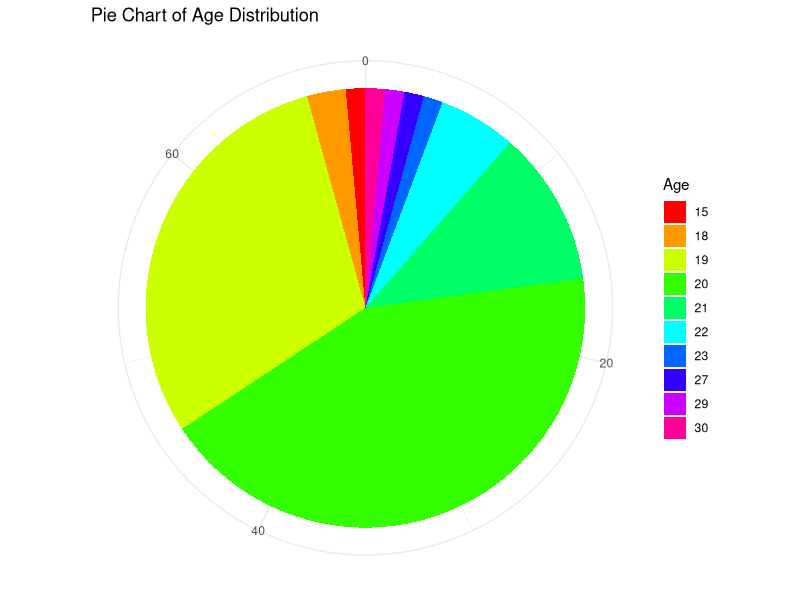
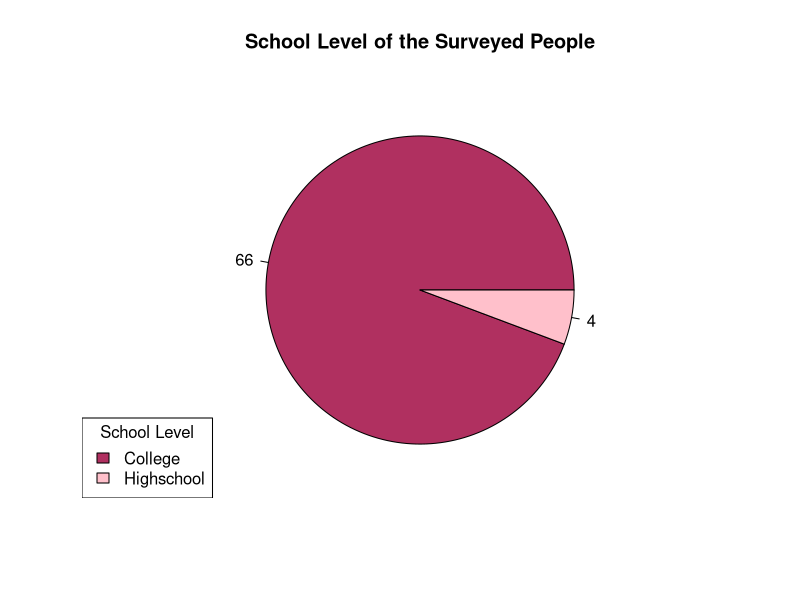
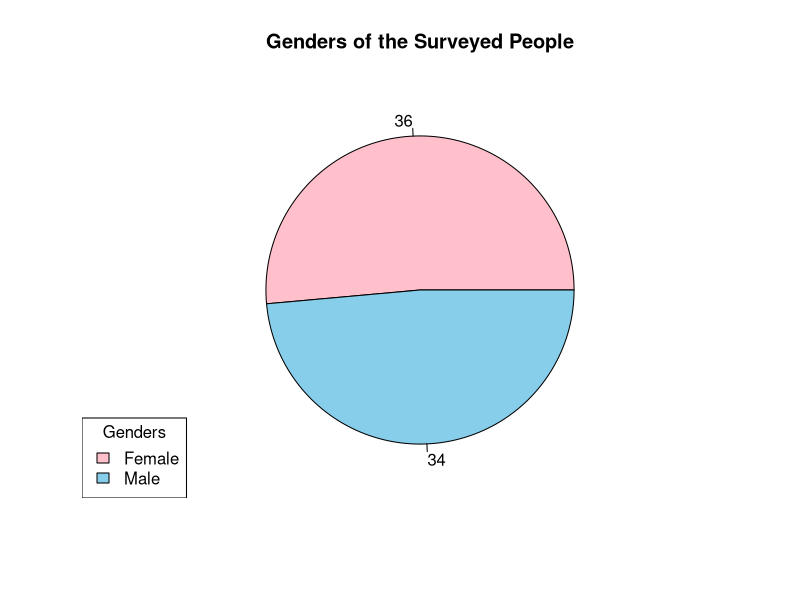
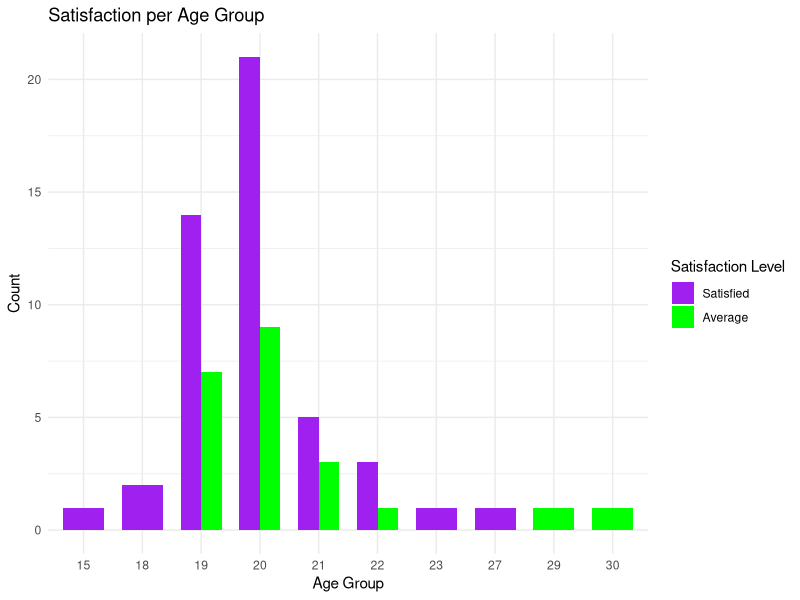
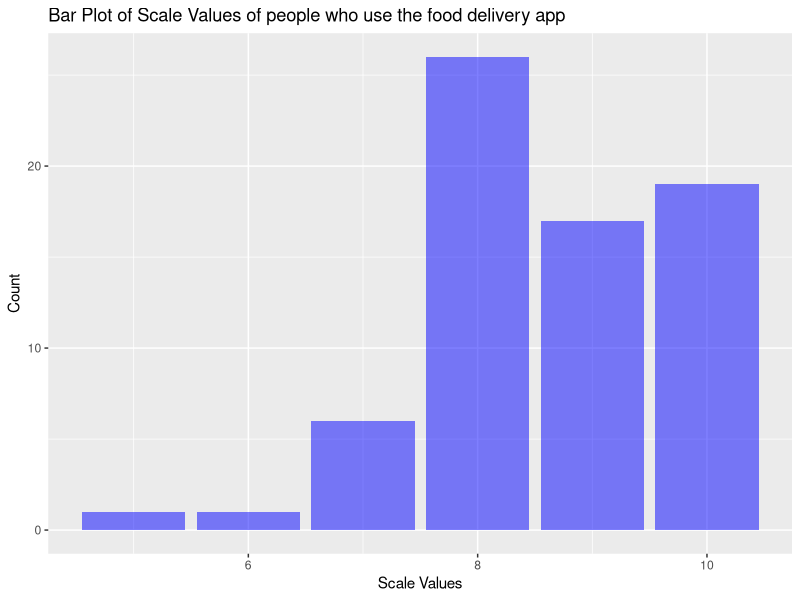
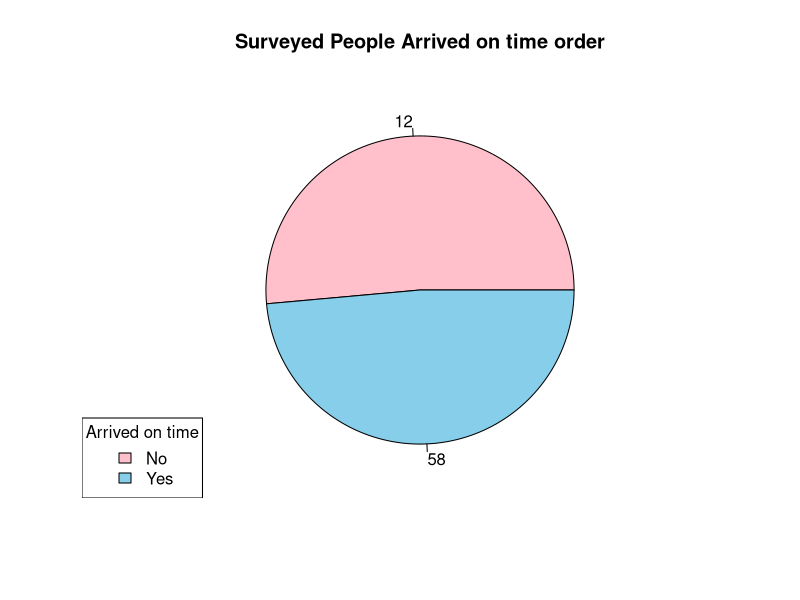
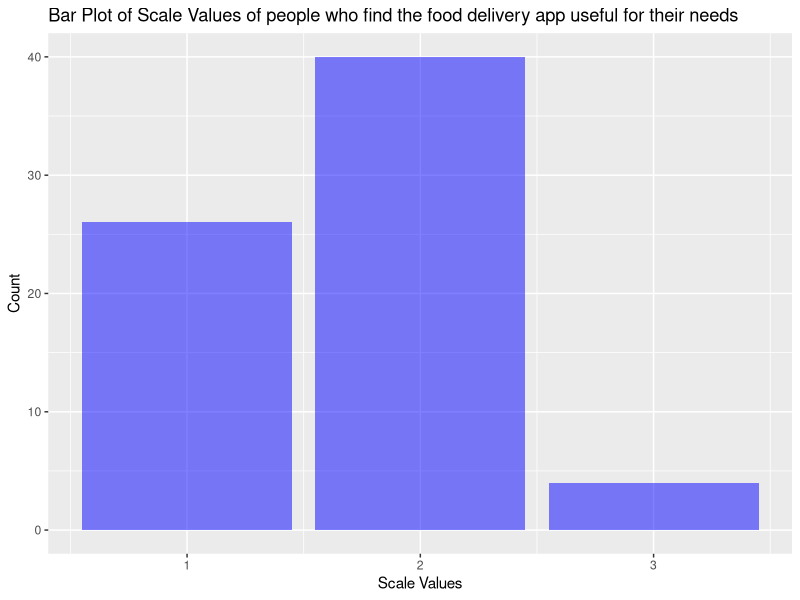
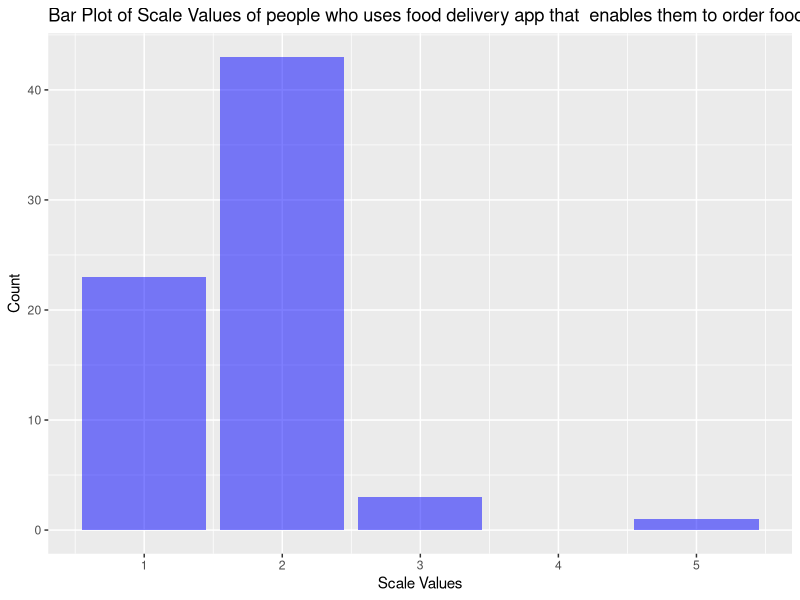

Source code (R) for these figures, in order:
## ---- chunk 1
knitr::opts_chunk$set(echo = TRUE)
## ---- chunk 2
library(readxl)
library(dplyr)
survey<-read_xlsx("survey.xlsx")
original_survey<-read_xlsx("survey.xlsx")


survey<- survey[,-2]
name<-survey$`Name:(first name, middle initial, last name )`
age<- survey$`Age:`
gender<-survey$`Sex:`

survey$`Education Level`<-ifelse(is.na(survey$`Education Level`), "College", survey$`Education Level`)
education_level<-survey$`Education Level`


experience<-survey$`How satisfied were you with the overall experience of ordering food through food deliveries service?`
experience<-as.data.frame(experience)
experience<-replace(experience,experience>="Satisfied",1)
experience<-replace(experience,experience>="Average",2)
experience<-replace(experience,experience>="Disatisfied",3)
survey$`How satisfied were you with the overall experience of ordering food through food deliveries service?`<-experience

scale<-survey$`On a scale of 1 to 10, how would you rate the quality of the food you received?`


orderarrival<-survey$`Did your order arrive within the estimated delivery time?`


p1<-survey$`I would find the food delivery app useful for my needs` 
p1 <- recode(p1, 
             "Strongly Agree" = 1,
             "Agree" = 2,
             "Neutral" = 3,
             "Disagree" = 4,
             "Strongly Disagree" = 5)
p1mean<-mean(p1)
p1sd<-sd(p1)
survey$`I would find the food delivery app useful for my needs`<-p1


p2 <- survey$`Using the app enables me to order food more quickly and efficiently`
p2 <- recode(p2, 
             "Strongly Agree" = 1,
             "Agree" = 2,
             "Neutral" = 3,
             "Disagree" = 4,
             "Strongly Disagree" = 5)
survey$`Using the app enables me to order food more quickly and efficiently` <- p2
p2mean<-mean(p2)
p2sd<-sd(p2)

p3 <- survey$`Using the app increases my satisfaction with the food delivery process`
p3 <- recode(p3, 
             "Strongly Agree" = 1,
             "Agree" = 2,
             "Neutral" = 3,
             "Disagree" = 4,
             "Strongly Disagree" = 5)
survey$`Using the app increases my satisfaction with the food delivery process` <- p3
p3mean<-mean(p3)
p3sd<-sd(p3)

p4 <- survey$`If I use the app, I believe it will enhance my overall dining experience`
p4 <- recode(p4, 
             "Strongly Agree" = 1,
             "Agree" = 2,
             "Neutral" = 3,
             "Disagree" = 4,
             "Strongly Disagree" = 5)
survey$`If I use the app, I believe it will enhance my overall dining experience` <- p4
p4mean<-mean(p4)
p4sd<-sd(p4)

e1<-survey$`My interaction with the app would be clear and understandable`
e1<-recode(e1, 
           "Strongly Agree" = 1,
           "Agree" = 2,
           "Neutral" = 3,
           "Disagree" = 4,
           "Strongly Disagree" = 5)
e1mean<-mean(e1)
e1sd<-sd(e1)
survey$`My interaction with the app would be clear and understandable`<-e1

e2 <- survey$`It would be easy for me to become skillful at using the app`
e2 <-  recode(e2, 
              "Strongly Agree" = 1,
              "Agree" = 2,
              "Neutral" = 3,
              "Disagree" = 4,
              "Strongly Disagree" = 5)
e2mean <- mean(e2)
e2sd <- sd(e2)
survey$`It would be easy for me to become skillful at using the app`<-e2

e3 <- survey$`I would find the app easy to navigate and use`
e3 <-  recode(e3, 
              "Strongly Agree" = 1,
              "Agree" = 2,
              "Neutral" = 3,
              "Disagree" = 4,
              "Strongly Disagree" = 5)
e3mean <- mean(e3)
e3sd <- sd(e3)
survey$`I would find the app easy to navigate and use`<-e3

e4 <- survey$`Learning to operate the app is easy for me`
e4 <-  recode(e4, 
              "Strongly Agree" = 1,
              "Agree" = 2,
              "Neutral" = 3,
              "Disagree" = 4,
              "Strongly Disagree" = 5)
e4mean <- mean(e4)
e4sd <- sd(e4)
survey$`Learning to operate the app is easy for me`<-e4

s1 <- survey$`People who influence my dining choices think that I should use the app`
s1 <-  recode(s1, 
              "Strongly Agree" = 1,
              "Agree" = 2,
              "Neutral" = 3,
              "Disagree" = 4,
              "Strongly Disagree" = 5)
s1mean <- mean(s1)
s1sd <- sd(s1)
survey$`People who influence my dining choices think that I should use the app`<-s1

s2 <- survey$`People who are important to me recommend using the food delivery app`
s2 <-  recode(s2, 
              "Strongly Agree" = 1,
              "Agree" = 2,
              "Neutral" = 3,
              "Disagree" = 4,
              "Strongly Disagree" = 5)
s2mean <- mean(s2)
s2sd <- sd(s2)
survey$`People who influence my dining choices think that I should use the app`<-s2

s3 <-survey$`Using the app helps me to put more time to other chores`
s3 <-  recode(s3,
              "Strongly Agree" = 1,
              "Agree" = 2,
              "Neutral" = 3,
              "Disagree" = 4,
              "Strongly agree" = 5)
s3mean <- mean(s3)
s3sd <- sd(s3)
survey$`Using the app helps me to put more time to other chores`<-s3  

s4 <- survey$`In general, the food delivery app organization has supported its use`
s4 <-  recode(s4, 
              "Strongly Agree" = 1,
              "Agree" = 2,
              "Neutral" = 3,
              "Disagree" = 4,
              "Strongly Disagree" = 5)
s4mean <- mean(s4)
s4sd <- sd(s4)
survey$`In general, the food delivery app organization has supported its use`<-s4

f1 <- survey$`I have the resources necessary to use the food delivery app`
f1 <-  recode(f1, 
              "Strongly Agreee" = 1,
              "Agree" = 2,
              "Neutral" = 3,
              "Disagree" = 4,
              "Strongly Disagree" = 5)
f1mean <- mean(f1)
f1sd <- sd(f1)
survey$`I have the resources necessary to use the food delivery app`<-f1

f2 <- survey$`I have the knowledge required to use the app effectively`
f2 <-  recode(f2, 
              "Strongly Agree" = 1,
              "Agree" = 2,
              "Neutral" = 3,
              "Disagree" = 4,
              "Strongly Disagree" = 5)
f2mean <- mean(f2)
f2sd <- sd(f2)
survey$`I have the knowledge required to use the app effectively`<-f2

f3 <- survey$`The app is compatible with other device I use for ordering food`
f3 <-  recode(f3, 
              "Strongly Agree" = 1,
              "Agree" = 2,
              "Neutral" = 3,
              "Disagree" = 4,
              "Strongly Disagree" = 5)
f3mean <- mean(f3)
f3sd <- sd(f3)
survey$`The app is compatible with other device I use for ordering food`<-f3

survsumtable <- data.frame(
  Variable = c("p1","p2","p3","p4","e1","e2","e3","e4","s1","s2","s3","s4","f1","f2","f3"),
  Mean = c(p1mean, p2mean, p3mean, p4mean, e1mean, e2mean, e3mean, e4mean, s1mean, s2mean, s3mean, s4mean, f1mean, f2mean, f3mean),
  SD = c(p1sd, p2sd, p3sd, p4sd, e1sd, e2sd, e3sd, e4sd, s1sd, s2sd, s3sd, s4sd, f1sd, f2sd, f3sd)
)
library(openxlsx)
survsumtable
write.xlsx(survsumtable, "survey_mean_sd_table.xlsx")

## ---- chunk 3

library(ggplot2)
library(dplyr)


age_counts <- survey %>%
  count(`Age:`) %>%
  arrange(desc(`Age:`))


ggplot(age_counts, aes(x = "", y = n, fill = factor(`Age:`))) +
  geom_bar(width = 1, stat = "identity") +
  coord_polar(theta = "y") +
  labs(title = "Pie Chart of Age Distribution",
       fill = "Age",
       x = NULL,
       y = NULL) +
  theme_minimal() +
  scale_fill_manual(values = rainbow(nrow(age_counts)))



## ---- chunk 4
EducationalLevel<- survey %>%
  group_by(`Education Level`) %>%
  summarise(count=n())

colors <- c("maroon", "pink")
pie(EducationalLevel$count, labels = EducationalLevel$count, col = colors, main = "School Level of the Surveyed People",)
legend("bottomleft", legend = EducationalLevel$`Education Level`, fill = colors, title = "School Level")

## ---- chunk 5
Gender<- survey %>%
  group_by(survey$`Sex:`) %>%
  summarise(count=n())

colors <- c("pink","skyblue")
pie(Gender$count, labels = Gender$count, col = colors, main = "Genders of the Surveyed People",)
legend("bottomleft", legend = Gender$`survey$\`Sex:\``, fill = colors, title = "Genders")

## ---- chunk 6
experience<-data.frame(
  survey$`Age:`,
  survey$`How satisfied were you with the overall experience of ordering food through food deliveries service?`$experience
)
colnames(experience)<-c("age","satisfaction")
satisfaction_labels <- c("1" = "Satisfied", "2" = "Average")

ggplot(experience, aes(x = factor(age), fill = factor(satisfaction))) +
  geom_bar(position = "dodge", width = 0.7) +
  labs(title = "Satisfaction per Age Group",
       x = "Age Group",
       y = "Count") +
  scale_fill_manual(name = "Satisfaction Level", 
                    values = c("1" = "purple", "2" = "green"),  
                    labels = satisfaction_labels) + 
  theme_minimal()
## ---- chunk 7
scale<-survey$`On a scale of 1 to 10, how would you rate the quality of the food you received?`

scaling <- data.frame(scale)
ggplot(scaling, aes(x = scale)) +
  geom_bar(fill = "blue", alpha = 0.5) + 
  labs(title = "Bar Plot of Scale Values of people who use the food delivery app",
       x = "Scale Values",
       y = "Count") +
  scale_fill_hue(name = "Scale Value") 
## ---- chunk 8
arrival<- survey %>%
  group_by(survey$`Did your order arrive within the estimated delivery time?`) %>%
  summarise(count=n())

colors <- c("pink","skyblue")
pie(Gender$count, labels = arrival$count, col = colors, main = "Surveyed People Arrived on time order",)
legend("bottomleft", legend = arrival$`survey$\`Did your order arrive within the estimated delivery time?\``, fill = colors, title = "Arrived on time")

## ---- chunk 9
p1<-survey$`I would find the food delivery app useful for my needs`
p1s <- data.frame(p1)
ggplot(p1s, aes(x = p1)) +
  geom_bar(fill = "blue", alpha = 0.5) + 
  labs(title = "Bar Plot of Scale Values of people who find the food delivery app useful for their needs",
       x = "Scale Values",
       y = "Count") +
  scale_fill_hue(name = "Scale Value") 
## ---- chunk 10
p2<-survey$`Using the app enables me to order food more quickly and efficiently`
p2s <- data.frame(p2)
ggplot(p2s, aes(x = p2)) +
  geom_bar(fill = "blue", alpha = 0.5) + 
  labs(title = "Bar Plot of Scale Values of people who uses food delivery app that  enables them to order food more quickly and efficiently",
       x = "Scale Values",
       y = "Count") +
  scale_fill_hue(name = "Scale Value")
## ---- chunk 11
p3<-survey$`Using the app increases my satisfaction with the food delivery process`
p3s <- data.frame(p3)
ggplot(p3s, aes(x = p3)) +
  geom_bar(fill = "blue", alpha = 0.5) + 
  labs(title = "Bar Plot of Scale Values of people who uses food delivery app that increases their satisfaction with the food delivery process",
       x = "Scale Values",
       y = "Count") +
  scale_fill_hue(name = "Scale Value")

## ---- chunk 12
p4<-survey$`If I use the app, I believe it will enhance my overall dining experience`
p4s <- data.frame(p4)
ggplot(p4s, aes(x = p4)) +
  geom_bar(fill = "blue", alpha = 0.5) + 
  labs(title = "Bar Plot of Scale Values of people who uses food delivery app that believes that it will enhance their overall dining experience",
       x = "Scale Values",
       y = "Count") +
  scale_fill_hue(name = "Scale Value")
## ---- chunk 13
e1<-survey$`My interaction with the app would be clear and understandable`
e1s <- data.frame(e1)
ggplot(e1s, aes(x = e1)) +
  geom_bar(fill = "blue", alpha = 0.5) + 
  labs(title = "Bar Plot of Scale Values of people who find the food delivery app clear and understandable",
       x = "Scale Values",
       y = "Count") +
  scale_fill_hue(name = "Scale Value")
## ---- chunk 14
e2<-survey$`It would be easy for me to become skillful at using the app`
e2s <- data.frame(e2)
ggplot(e2s, aes(x = e2)) +
  geom_bar(fill = "blue", alpha = 0.5) + 
  labs(title = "Bar Plot of Scale Values of people who find the food delivery easy for them to become skillful at using the app",
       x = "Scale Values",
       y = "Count") +
  scale_fill_hue(name = "Scale Value")
## ---- chunk 15
e3<-survey$`I would find the app easy to navigate and use`
e3s <- data.frame(e3)
ggplot(e3s, aes(x = e3)) +
  geom_bar(fill = "blue", alpha = 0.5) + 
  labs(title = "Bar Plot of Scale Values of people who find the food delivery easy for them to navigate to use",
       x = "Scale Values",
       y = "Count") +
  scale_fill_hue(name = "Scale Value")
## ---- chunk 16
e4<-survey$`Learning to operate the app is easy for me`
e4s <- data.frame(e4)
ggplot(e4s, aes(x = e4)) +
  geom_bar(fill = "blue", alpha = 0.5) + 
  labs(title = "Bar Plot of Scale Values of people who find the food delivery easy for them to learn and to operate",
       x = "Scale Values",
       y = "Count") +
  scale_fill_hue(name = "Scale Value")
## ---- chunk 17
s1<-survey$`People who influence my dining choices think that I should use the app`
s1s <- data.frame(s1)
ggplot(s1s, aes(x = s1)) +
  geom_bar(fill = "blue", alpha = 0.5) + 
  labs(title = "Impact of Influential Dining Recommendations on App Usage",
       x = "Scale Values",
       y = "Count") +
  scale_fill_hue(name = "Scale Value")
## ---- chunk 18
s2<-survey$`People who are important to me recommend using the food delivery app`
s2s <- data.frame(s2)
ggplot(s2s, aes(x = s2)) +
  geom_bar(fill = "blue", alpha = 0.5) + 
  labs(title = "Influence of Recommendations on Food Delivery App Usage",
       x = "Scale Values",
       y = "Count") +
  scale_fill_hue(name = "Scale Value")
## ---- chunk 19
s3<-survey$`Using the app helps me to put more time to other chores`
s3s <- data.frame(s3)
ggplot(s3s, aes(x = s3)) +
  geom_bar(fill = "blue", alpha = 0.5) + 
  labs(title = "Effect of App Usage on Allocating Time to Other Chores",
       x = "Scale Values",
       y = "Count") +
  scale_fill_hue(name = "Scale Value")
## ---- chunk 20
s4<-survey$`In general, the food delivery app organization has supported its use`
s4s <- data.frame(s4)
ggplot(s4s, aes(x = s4)) +
  geom_bar(fill = "blue", alpha = 0.5) + 
  labs(title = "Perception of Food Delivery App Organization Support",
       x = "Scale Values",
       y = "Count") +
  scale_fill_hue(name = "Scale Value")
## ---- chunk 21
f1<-survey$`I have the resources necessary to use the food delivery app`
f1s <- data.frame(f1)
ggplot(f1s, aes(x = f1)) +
  geom_bar(fill = "blue", alpha = 0.5) + 
  labs(title = "Bar Plot of Scale Values of people who find the food delivery app as intimidating",
       x = "Scale Values",
       y = "Count") +
  scale_fill_hue(name = "Scale Value")
## ---- chunk 22
f2<-survey$`I have the knowledge required to use the app effectively`
f2s <- data.frame(f2)
ggplot(f2s, aes(x = f2)) +
  geom_bar(fill = "blue", alpha = 0.5) + 
  labs(title = "Bar Plot of Scale Values of people who find the food delivery app as intimidating",
       x = "Scale Values",
       y = "Count") +
  scale_fill_hue(name = "Scale Value")
## ---- chunk 23
f3<-survey$`The app is compatible with other device I use for ordering food`
f3s <- data.frame(f3)

ggplot(f3s, aes(x = f3)) +
  geom_bar(fill = "blue", alpha = 0.5) + 
  labs(title = "Bar Plot of Scale Values of people who find the food delivery app as intimidating",
       x = "Scale Values",
       y = "Count") +
  scale_fill_hue(name = "Scale Value")
